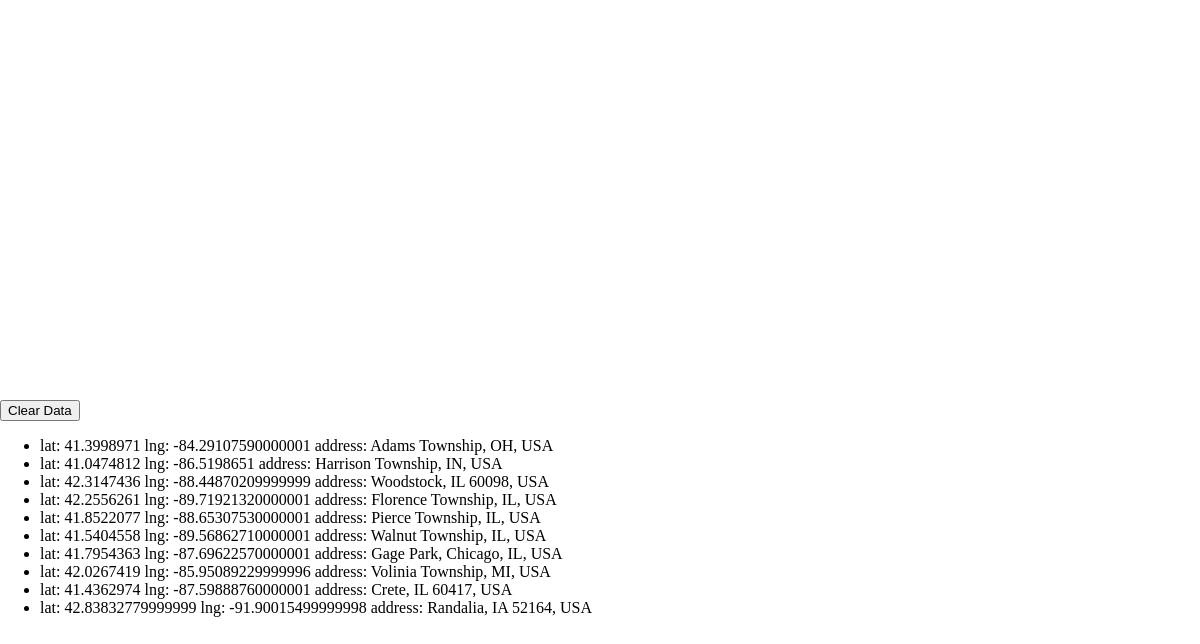
Before: / with the older database file.
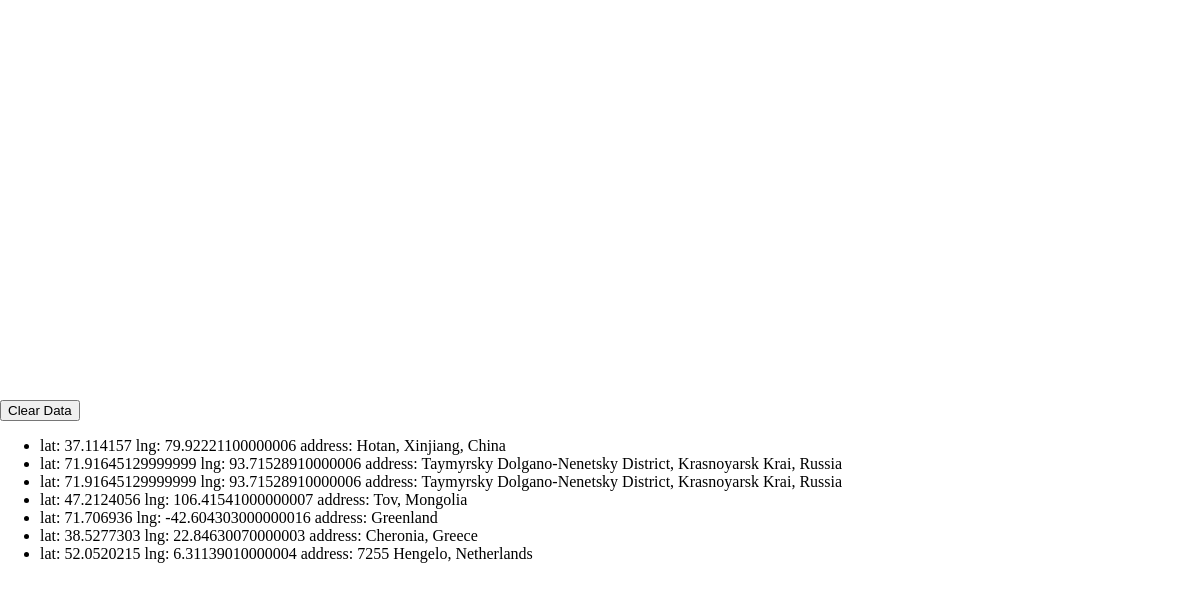
After: the same page with the newer database file.
### locations_app/models.py (models this page shows)
class Location(models.Model):
    lat = models.CharField(max_length=10)
    lng = models.CharField(max_length=10)
    address = models.CharField(max_length=100)

### locations_app/views.py (the view)
# urls.py: url(r'^$', views.index, name='index'),
def index(request):
    data = serializers.serialize("python", Location.objects.all())
    return render(request, "index.html", {'data': data})

### locations_app/templates/index.html (shortened to what this page needs)
<!DOCTYPE html>
<html>
<head>
</head>
<body>
  <div id="map"></div>
  <div id="delete">
    <button id="clear">Clear Data</button>
  </div>
  <div id="location">
    {% include "locations-list.html" %}
  </div>
</body>
</html>

### locations_app/templates/locations-list.html
 <ul>
  {% for instance in data %}
      <li>{% for field, value in instance.fields.items %}
             {{ field }}: {{ value }}
          {% endfor %}</li>
  {% endfor %}
</ul>

### locations_app/templates/index.html (style rules this page uses)
html, body { height: 100%; margin: 0; padding: 0; }
#map { height: 50%; }

Changed rows visible on the page:
removed Location: fields "41.3998971" "-84.29107590000001" "Adams Township, OH, USA"
removed Location: fields "41.0474812" "-86.5198651" "Harrison Township, IN, USA"
removed Location: fields "42.3147436" "-88.44870209999999" "Woodstock, IL 60098, USA"
removed Location: fields "42.2556261" "-89.71921320000001" "Florence Township, IL, USA"
removed Location: fields "41.8522077" "-88.65307530000001" "Pierce Township, IL, USA"
removed Location: fields "41.5404558" "-89.56862710000001" "Walnut Township, IL, USA"
removed Location: fields "41.7954363" "-87.69622570000001" "Gage Park, Chicago, IL, USA"
removed Location: fields "42.0267419" "-85.95089229999996" "Volinia Township, MI, USA"
removed Location: fields "41.4362974" "-87.59888760000001" "Crete, IL 60417, USA"
removed Location: fields "42.83832779999999" "-91.90015499999998" "Randalia, IA 52164, USA"
added Location: fields "37.114157" "79.92221100000006" "Hotan, Xinjiang, China"
added Location: fields "71.91645129999999" "93.71528910000006" "Taymyrsky Dolgano-Nenetsky District, Krasnoyarsk Krai, Russia"
added Location: fields "71.91645129999999" "93.71528910000006" "Taymyrsky Dolgano-Nenetsky District, Krasnoyarsk Krai, Russia"
added Location: fields "47.2124056" "106.41541000000007" "Tov, Mongolia"
added Location: fields "71.706936" "-42.604303000000016" "Greenland"
added Location: fields "38.5277303" "22.84630070000003" "Cheronia, Greece"
added Location: fields "52.0520215" "6.31139010000004" "7255 Hengelo, Netherlands"
Other visible differences:
list line gone: "lat : lng : address :"
new list line: "lat : lng : address :"
